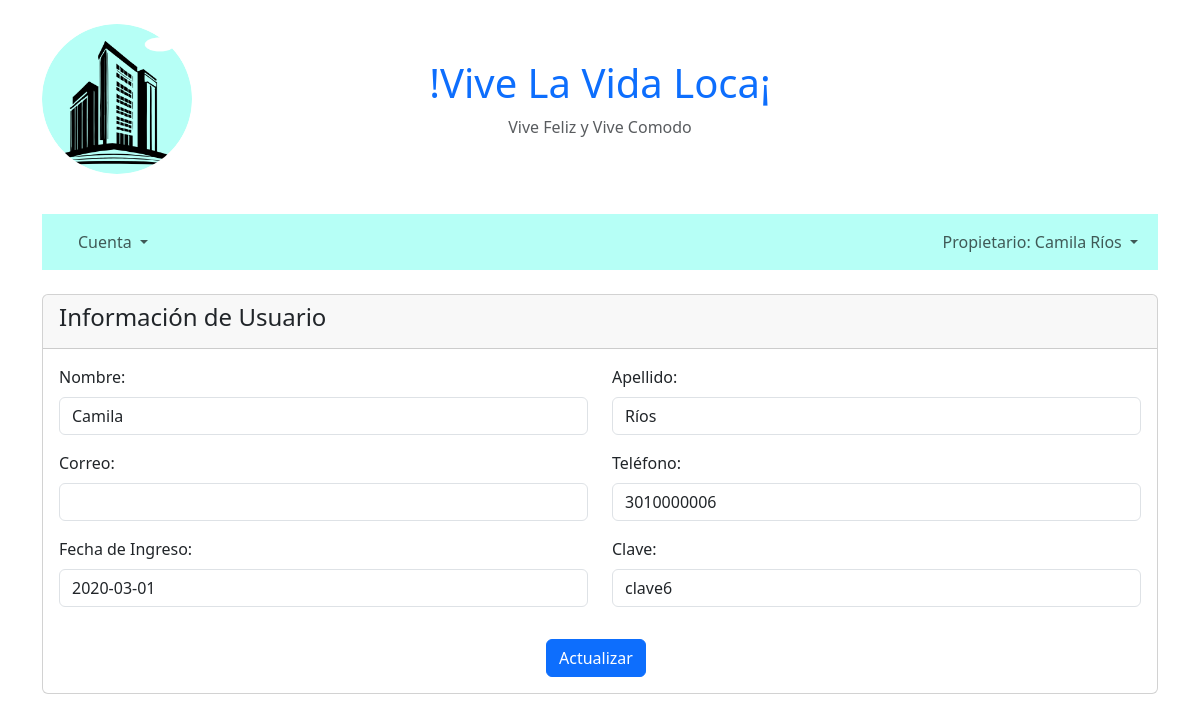
/presentacion/usuario/editarUsuario.php (signed in), run on the app's committed database.
### tables this page shows
CREATE TABLE `Propietario` (
  `idPropietario` int(11) NOT NULL,
  `nombre` varchar(45) NOT NULL,
  `apellido` varchar(45) NOT NULL,
  `telefono` varchar(20) NOT NULL,
  `clave` varchar(45) NOT NULL,
  `fechaIngreso` date NOT NULL,
  `correo` varchar(100) NOT NULL
);

### persistencia/Conexion.php (called while the page is built, shortened)
<?php
class Conexion
{
    private $conexion;
    private $resultado;
    public function abrir()
    {
        $this->conexion = new mysqli("localhost", "root", "", "Conjuntos");
    }
    public function ejecutar($sql)
    {
        $this->resultado = $this->conexion->query($sql);
    }
    public function registro()
    {
        return $this->resultado->fetch_row();
    }
}

### logica/Propietario.php (called while the page is built, shortened)
<?php
require_once("logica/Persona.php");
class Propietario extends Persona
{
    private $fechaIngreso;
    public function __construct($id = "", $nombre = "", $apellido = "", $telefono = "", $clave = "", $fechaIngreso = "", $correo = "")
    {
        $this->fechaIngreso = $fechaIngreso;
    }
    public function getFecha()
    {
        return $this->fechaIngreso;
    }
    public function consultar()
    {
        $conexion = new Conexion();
        $propietarioDAO = new PropietarioDAO($this->id);
        $conexion->abrir();
        $conexion->ejecutar($propietarioDAO->consultar());
        $datos = $conexion->registro();
        if ($datos) {
            $this->nombre = $datos[1];
            $this->apellido = $datos[2];
            $this->telefono = $datos[3];
            $this->clave = $datos[4];
            $this->fechaIngreso = $datos[5];
            $this->correo = $datos[6];
        }
    }
}

### logica/Persona.php (called while the page is built, shortened)
<?php
abstract class Persona
{
    protected $nombre;
    protected $apellido;
    protected $telefono;
    protected $clave;
    protected $correo;
    public function __construct($id = "", $nombre = "", $apellido = "",$telefono="" , $clave = "", $correo = "")
    {
        $this->nombre = $nombre;
        $this->apellido = $apellido;
        $this ->telefono = $telefono;
        $this->clave = $clave;
        $this->correo = $correo;
    }
    public function getNombre() {
        return $this->nombre;
    }
    public function getApellido() {
        return $this->apellido;
    }
    public function getTelefono() {
        return $this->telefono;
    }
    public function getClave() {
        return $this->clave;
    }
    public function getCorreo()
    {
        return $this->correo;
    }
}

### presentacion/usuario/editarUsuario.php (the view, shortened to what this page needs)
<?php
$rol = $_SESSION["rol"];
$id = $_SESSION["id"];
$datosUsuario = null;
if ($rol == "admin") {
    $admin = new Admin($id);
    $admin->consultar();
    $datosUsuario = $admin;
} elseif ($rol == "propietario") {
    $propietario = new Propietario($id);
    $propietario->consultar();
    $datosUsuario = $propietario;
}
include("presentacion/Extremos/Cabeza.php");
include("presentacion/menu" . ucfirst($_SESSION["rol"]) . ".php");
?>
<body>
    <div class="container mt-4">
        <div class="card">
            <div class="card-header">
                <h4>Información de Usuario</h4>
            </div>
            <div class="card-body">
                <form method="post" action="">
                    <div class="row">
                        <div class="col-md-6 mb-3">
                            <label for="nombreUsuario" class="form-label">Nombre:</label>
                            <input type="text" name="nombreUsuario" id="nombreUsuario" class="form-control"
                                value="<?php echo isset($datosUsuario) ? htmlspecialchars($datosUsuario->getNombre()) : ''; ?>" required>
                        </div>
                        <div class="col-md-6 mb-3">
                            <label for="apellidoUsuario" class="form-label">Apellido:</label>
                            <input type="text" name="apellidoUsuario" id="apellidoUsuario" class="form-control"
                                value="<?php echo isset($datosUsuario) ? htmlspecialchars($datosUsuario->getApellido()) : ''; ?>" required>
                        </div>
                        <div class="col-md-6 mb-3">
                            <label for="correoUsuario" class="form-label">Correo:</label>
                            <input type="text" name="correoUsuario" id="correoUsuario" class="form-control"
                                value="<?php echo isset($datosUsuario) ? htmlspecialchars($datosUsuario->getCorreo()) : ''; ?>" required>
                        </div>
                        <div class="col-md-6 mb-3">
                            <label for="telefonoUsuario" class="form-label">Teléfono:</label>
                            <input type="text" name="telefonoUsuario" id="telefonoUsuario" class="form-control"
                                value="<?php echo isset($datosUsuario) ? htmlspecialchars($datosUsuario->getTelefono()) : ''; ?>" required>
                        </div>
                        <?php if ($rol == "propietario") { ?>
                            <div class="col-md-6 mb-3">
                                <label for="fechaIngreso" class="form-label">Fecha de Ingreso:</label>
                                <input type="text" name="fechaIngreso" id="fechaIngreso" class="form-control"
                                    value="<?php echo isset($datosUsuario) ? htmlspecialchars($datosUsuario->getFecha()) : ''; ?>" readonly>
                            </div>
                        <?php } ?>
                        <div class="col-md-6 mb-3">
                            <label for="claveUsuario" class="form-label">Clave:</label>
                            <input type="text" name="claveUsuario" id="claveUsuario" class="form-control"
                                value="<?php echo isset($datosUsuario) ? htmlspecialchars($datosUsuario->getClave()) : ''; ?>" required>
                        </div>
                    </div>
                    <div class="d-flex justify-content-center mt-3">
                        <button type="submit" name="actualizarUsuario" class="btn btn-primary me-2">Actualizar</button>
                    </div>
                </form>
            </div>
        </div>
    </div>
</body>

### presentacion/menuPropietario.php (shortened to what this page needs)
<?php
$id = $_SESSION["id"];
$propietario = new Propietario($id);
$propietario->consultar();
?>
<div class="container">
	<nav class="navbar navbar-expand-lg " style=" background-color: #b6fff6;">
		<div class="container">
			<div class="collapse navbar-collapse" id="navbarSupportedContent">
				<ul class="navbar-nav me-auto mb-2 mb-lg-0">
					<li class="nav-item dropdown"><a class="nav-link dropdown-toggle"
						href="#" role="button" data-bs-toggle="dropdown"
						aria-expanded="false"> Cuenta </a>
						</li>
				</ul>
				<ul class="navbar-nav ms-auto mb-2 mb-lg-0">
					<li class="nav-item dropdown"><a class="nav-link dropdown-toggle"
						href="#" role="button" data-bs-toggle="dropdown"
						aria-expanded="false"> Propietario: <?php echo $propietario->getNombre() . " " . $propietario->getApellido() ?> </a>
						</li>
				</ul>
			</div>
		</div>
	</nav>
</div>

### data on the page
propietario: nombre "Camila", apellido "Ríos", nombreUsuario "Camila", apellidoUsuario "Ríos", telefonoUsuario "3010000006", fechaIngreso "2020-03-01", claveUsuario "clave6"
